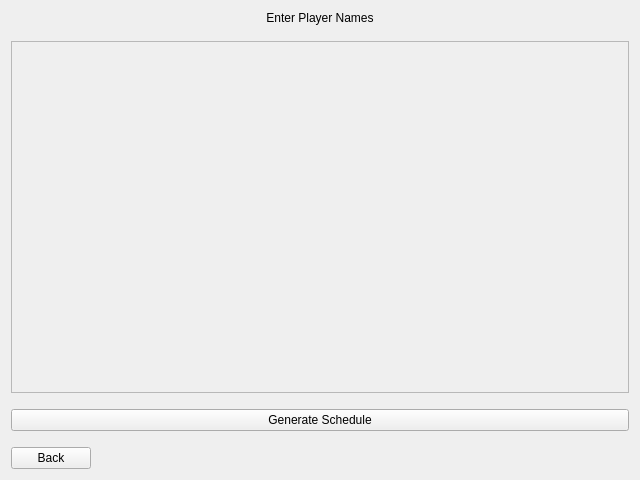
<?xml version="1.0" encoding="UTF-8"?>
<ui version="4.0">
 <class>NamesPage</class>
 <widget class="QWidget" name="NamesPage">
  <property name="geometry">
   <rect>
    <x>0</x>
    <y>0</y>
    <width>640</width>
    <height>480</height>
   </rect>
  </property>
  <layout class="QVBoxLayout" name="mainLayout">
   <property name="spacing">
    <number>16</number>
   </property>
   <item>
    <widget class="QLabel" name="title_label">
     <property name="text">
      <string>Enter Player Names</string>
     </property>
     <property name="alignment">
      <set>Qt::AlignCenter</set>
     </property>
    </widget>
   </item>
   <item>
    <widget class="QScrollArea" name="names_scroll">
     <property name="widgetResizable">
      <bool>true</bool>
     </property>
     <widget class="QWidget" name="names_container">
      <layout class="QVBoxLayout" name="names_layout">
       <property name="spacing">
        <number>8</number>
       </property>
       <property name="contentsMargins">
        <rect>
         <x>12</x>
         <y>12</y>
         <width>12</width>
         <height>12</height>
        </rect>
       </property>
      </layout>
     </widget>
    </widget>
   </item>
   <item>
    <widget class="QPushButton" name="generate_button">
     <property name="text">
      <string>Generate Schedule</string>
     </property>
    </widget>
   </item>
   <item>
    <layout class="QHBoxLayout" name="backLayout">
     <item>
      <widget class="QPushButton" name="back_button">
       <property name="text">
        <string>Back</string>
       </property>
      </widget>
     </item>
     <item>
      <spacer name="backSpacer">
       <property name="orientation">
        <enum>Qt::Horizontal</enum>
       </property>
       <property name="sizeHint" stdset="0">
        <size>
         <width>40</width>
         <height>20</height>
        </size>
       </property>
      </spacer>
     </item>
    </layout>
   </item>
  </layout>
 </widget>
 <resources/>
 <connections/>
</ui>
